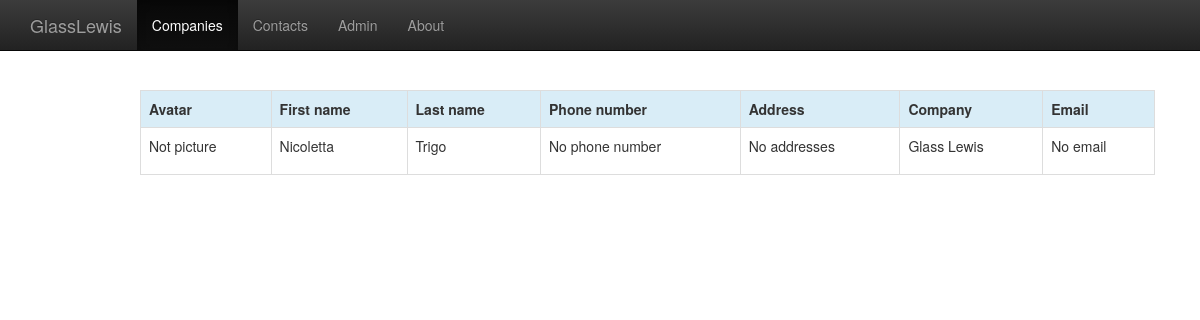
Before: /contact/6/ with the older database file.
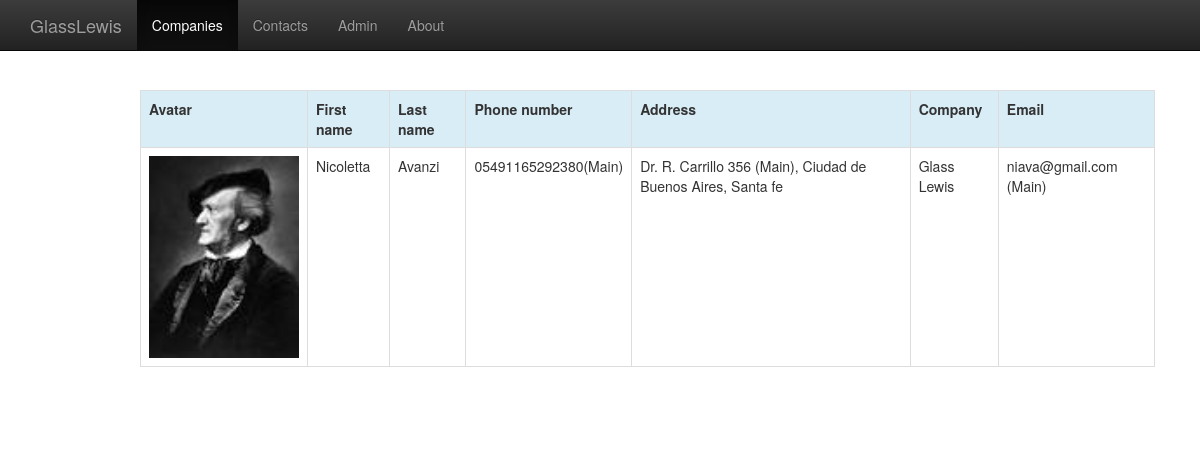
After: the same page with the newer database file.
### contacts/models.py (models this page shows, shortened)
class Contact(models.Model):
    company = models.ForeignKey(
        Company,
        related_name="company",
    )
    first_name = models.CharField(max_length=200)
    last_name = models.CharField(max_length=200)
    avatar = models.ImageField(
        upload_to=get_image_path,
        blank=True,
        null=True
    )
    @property
    def addresses(self):
        address = Address.objects.filter(contact=self)
        if address.exists():
            return address
    @property
    def phones(self):
        phones = Phone.objects.values("phone_number", "main").filter(
            contact=self,
        )
        if phones.exists():
            return phones
    @property
    def emails(self):
        email = Email.objects.values("email", "main").filter(contact=self)
        if email.exists():
            return email
    class Meta:
        verbose_name = ("Contact")
        verbose_name_plural = ("Contacts")
        ordering = ("last_name", )

class Company(models.Model):
    name = models.CharField(
        max_length=100,
        verbose_name=("name"),
        help_text=("Name of the company")
    )
    address_line1 = models.CharField(
        ('Address 1'),
        max_length=100,
        blank=True
    )
    address_line2 = models.CharField(
        ('Address 2'),
        max_length=100,
        blank=True
    )
    phone_number = models.CharField(
        max_length=70,
        blank=True
    )
    homepage = models.TextField(
        validators=[URLValidator()]
    )
    class Meta:
        verbose_name = ("Company")
        verbose_name_plural = ("Companies")
        ordering = ("name", )
    def __unicode__(self):
        return "%s" % (self.name)

class Address(models.Model):
    contact = models.ForeignKey(Contact)
    address_type = models.CharField(
        max_length=10,
    )
    address = models.CharField(
        max_length=255,
    )
    city = models.CharField(
        max_length=255,
    )
    state = models.CharField(
        max_length=20,
    )
    postal_code = models.CharField(
        max_length=20,
    )
    main = models.BooleanField(default=False)
    class Meta:
        verbose_name = ("Address")
        verbose_name_plural = ("Addresses")

class Email(models.Model):
    contact = models.ForeignKey(Contact)
    email = models.EmailField(unique=True)
    main = models.BooleanField(default=False)
    class Meta:
        verbose_name = ("Email")
        verbose_name_plural = ("Emails")

### contacts/views.py (the view)
# urls.py: url(r'^contact/(?P<pk>[0-9]+)/$', views.contact_detail),
def contact_detail(request, pk=None):
    contact = Contact.objects.filter(id=pk)
    if contact.exists():
        contact = contact[0]
    return render(
        request,
        'contacts/contact_detail.html',
        {'contact': contact}
    )

### contacts/templates/contacts/contact_detail.html
{% extends 'contacts/base.html' %}
{% block content %}
  <div class="row">
    <div class="col-md-1"></div>
    <div class="col-md-11">
        <table class="table table-striped table-bordered">
           <tr>
             <th class="info">Avatar</th>
             <th class="info">First name</th>
             <th class="info">Last name</th>
             <th class="info">Phone number</th>
             <th class="info">Address</th>
             <th class="info">Company</th>
             <th class="info">Email</th>
          </tr>
          <tr>
            <td>
                {% if contact.avatar %}<img width="150" src="{{ contact.avatar.url }}" />
                {% elif not contact.avatar %}<p class="text-left"> Not picture</p>
                {% endif %}
              </td>
            <td><p class="text-left">{{ contact.first_name }}</p></td>
            <td><p class="text-left">{{ contact.last_name }}</p></td>
            <td>
            {% if contact.phones %}
              <table>
                  {% for phone in contact.phones %}
                  <tr>
                    <td><p class="text-left">{{ phone.phone_number }}</p></td>
                    <td><p class="text-left">{% if phone.main %} (Main){% endif %}</p></td>
                  </tr>
                  {% endfor %}
              </table>
            {% else %}
              <p class="text-left"> No phone number</p>
            {% endif %}
            </td>
            <td>
            {% if contact.addresses %}
              <table>
                  {% for address in contact.addresses %}
                  <tr>
                    <td><p class="text-left">{{ address.address }}{% if address.main %} (Main){% endif %}, {{ address.city }}, {{ address.state }}</p></td>
                  </tr>
                  {% endfor %}
              </table>
            {% else %}
              <p class="text-left"> No addresses </p>
            {% endif %}
            </td>
            <td><p class="text-left">{{ contact.company }}</p></td>
            <td>
            {% if contact.emails %}
              <table>
                  {% for email in contact.emails %}
                  <tr>
                    <td><p class="text-left">{{ email.email }}{% if email.main %} (Main){% endif %}</p></td>
                  </tr>
                  {% endfor %}
              </table>
            {% else %}
              <p class="text-left"> No email</p>
            {% endif %}
            </td>
          </tr>
        </table>
    </div>
  </div>
  <br>
{% endblock content %}

Changed rows visible on the page:
changed Contact "Nicoletta": avatar: picture added; last_name "Trigo" → "Avanzi"
added Address: address "Dr. R. Carrillo 356", main "(Main)", city "Ciudad de Buenos Aires", state "Santa fe"
added Email: email "niava@gmail.com"
Other visible differences:
new list line: "05491165292380 (Main)"
text no longer shown: "Not picture No phone number No addresses No email"
